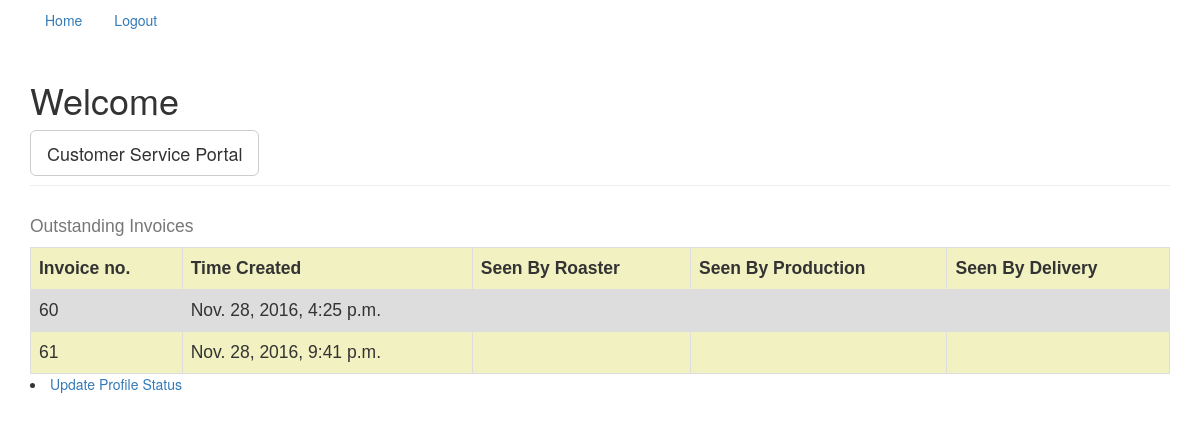
/ (signed in), run on an earlier commit of the app's database.
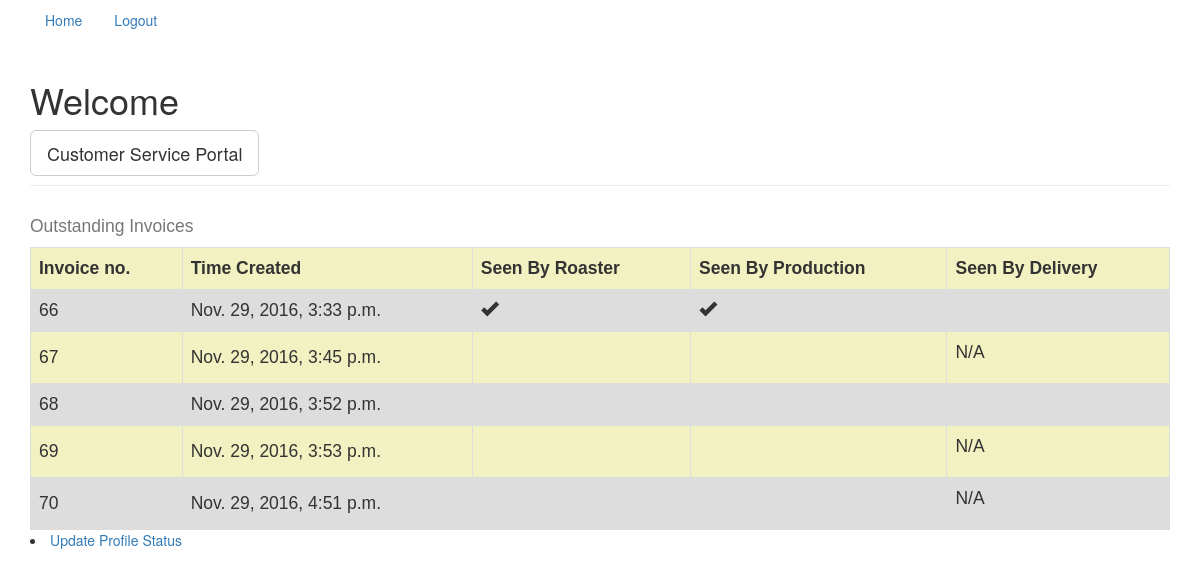
And on a later commit of the database.
### app/models.py (models this page shows, shortened)
class Invoice(models.Model):
    delivery = models.BooleanField()
    customer = models.CharField(max_length=50)
    time_created = models.DateTimeField(auto_now_add=True)
    roaster_seen = models.BooleanField(default=False)
    production_seen = models.BooleanField(default=False)
    shipping_seen = models.BooleanField(default=False)
    roaster_complete = models.BooleanField(default=False)
    production_complete = models.BooleanField(default=False)
    shipping_complete = models.BooleanField(default=False)

### app/views.py (the view)
# urls.py: url(r'^$', IndexView.as_view(), name="index_view"),
class IndexView(ListView):
    model = Invoice

### app/models.py (called while the page is built)
    @property
    def is_customer_service(self):
        return self.access_level == 'c'

    def is_roasting(self):
        return self.access_level == 'r'

    @property
    def is_production(self):
        return self.access_level == 'p'

    @property
    def is_delivery(self):
        return self.access_level == 'd'

### templates/app/invoice_list.html (shortened to what this page needs)
{% extends 'base.html' %}
{% block content %}
<div class="container">
<div class="page-header" >
  <h1>Welcome</h1>
  {% if not request.user.is_authenticated %}
  Nothing
  {% else %}
  {% if request.user.profile.is_customer_service %}
  <form class="" action="{% url 'customer_service_view' %}" method="get">
<input class="btn btn-default btn-lg" type="submit" name="" value="Customer Service Portal">
</form>
  {% endif %}
</div>
</div>
<div style="height:200x" class="container">
{% if object_list|length == 0 %}
  <div class="container">
    <h4>No Invoices Posted</h4>
  </div>
{% else %}
<table id=t01>
    <caption>Outstanding Invoices</caption>
  <tr>
    <th>Invoice no. </th>
    <th>Time Created</th>
    <th>Seen By Roaster</th>
    <th>Seen By Production</th>
    <th>Seen By Delivery</th>
  </tr>
{% for invoice in object_list %}
  {% if  invoice.shipping_complete or not invoice.delivery and invoice.production_complete %}
  {% else %}
  <tr>
    <td>{{invoice.id}}</td>
    <td>{{invoice.time_created}}</td>
    <td><div class="">
      {% if invoice.roaster_seen %}
       <span class="glyphicon glyphicon-ok" aria-hidden="true"></span>
      {% endif %}
    </div></td>
    <td><div class="">
      {% if invoice.production_seen %}
       <span class="glyphicon glyphicon-ok" aria-hidden="true"></span>
      {% endif %}
    </div></td>
    <td><div class="">
      {% if not invoice.delivery %}
        <p>
          N/A
        </p>
      {% else %}
      {% if invoice.shipping_seen %}
       <span class="glyphicon glyphicon-ok" aria-hidden="true"></span>
      {% endif %}
      {% endif %}
    </div></td>
  </tr>
  {% endif %}
{% endfor %}
</table>
</div>
{% endif %}
{% endif %}
<footer>   <div class="container">
      <li role="presentation"><a href="{% url 'profile_update_view' %}">Update Profile Status</a></li>
</div>
</footer>
{% endblock %}

### templates/base.html (shortened to what this page needs)
{% load staticfiles %}
<!DOCTYPE html>
<html>
  <head>
    <link rel="stylesheet" href="{% static 'css/bootstrap.css' %}" media="all" title="no title">
  </head>
  <nav>
      <div class="container">
      <ul class="nav nav-pills">
        <li role="presentation"><a href="{% url 'index_view' %}">Home</a></li>
        {% if not request.user.is_authenticated %}
        <li role="presentation"><a href="{% url 'login' %}">Login</a></li>
        <li role="presentation"><a href="{% url 'user_create_view' %}">Create User Account</a></li>
         {% else %}
            <li role="presentation"><a href="{% url 'logout' %}?next={% url 'index_view' %}">Logout</a></li>
          {% endif %}
        </ul>
        </div>
          </nav>
  <body>
      {% block content %}
      {% endblock %}
  </body>

### templates/base.html (style rules this page uses)
body { background-color: white; }
table { font-family: arial, sans-serif; border-collapse: collapse; width: 100%; overflow: auto; }
td, th { border: 1px solid #dddddd; text-align: left; padding: 8px; }
tr:nth-child(even) { background-color: #dddddd; }

### templates/app/invoice_list.html (style rules this page uses)
table#t01 { width: 100%; background-color: #f1f1c1; font-size:125% }

What changed in the data, as far as the page shows it:
removed Invoice: id "60", time_created "Nov. 28, 2016, 4:25 p.m."
removed Invoice: id "61", time_created "Nov. 28, 2016, 9:41 p.m."
added Invoice: id "66", time_created "Nov. 29, 2016, 3:33 p.m.", roaster_seen True (drawn), production_seen True (drawn)
added Invoice: id "67", time_created "Nov. 29, 2016, 3:45 p.m.", delivery "N/A"
added Invoice: id "68", time_created "Nov. 29, 2016, 3:52 p.m."
added Invoice: id "69", time_created "Nov. 29, 2016, 3:53 p.m.", delivery "N/A"
added Invoice: id "70", time_created "Nov. 29, 2016, 4:51 p.m.", delivery "N/A"
